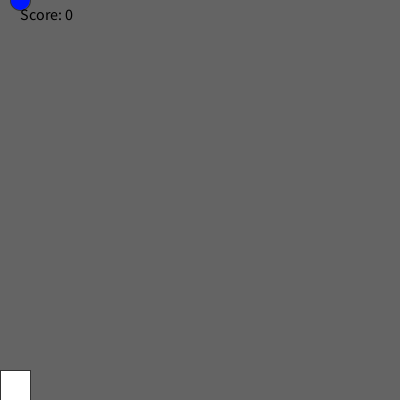
Frame 1 (no input)
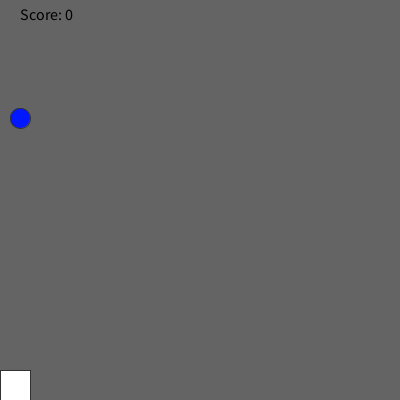
Frame 60 (the mouse pressed at the canvas centre just before this capture)
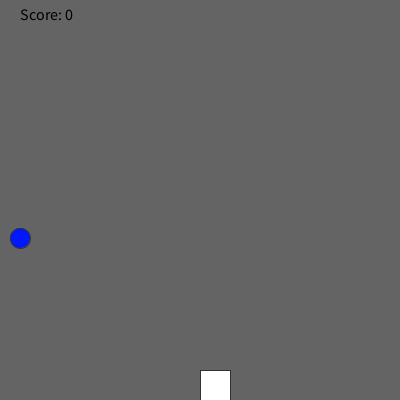
Frame 120 (the mouse held since frame 60 and released just before this capture)

The Processing sketch that drew these frames (run headless with seeded random() and noise(); from frame 60 on, the mouse is pressed at the canvas centre):

// Processing sketch: rain_catcher
// ── rain_catcher.pde
int y = 0;
int bucketY = 370;
int score = 0;
void setup(){
  size(400,400);
  background(100);
}
   int randomNumber = 20;
void draw(){
   if(y==400){
     y = 0; 
      randomNumber = (int)random(width);
    }

    background(100);
  fill(0,23,255);
    stroke(50);
    ellipse(randomNumber, y, 20, 20);
    fill(255,255,255);
      rect(mouseX, bucketY, 30, 30);
      y+=2;
      
         fill(0, 0, 0);
    textSize(16);
    text("Score: " + score, 20, 20); 
  
}
 void checkCatch(int y){
         if (y<=bucketY && y>mouseX && y<mouseX+30){
            score++;}
         else if (score > 0) {
            score--;}
        println("Your score is now: " + score);
    }
